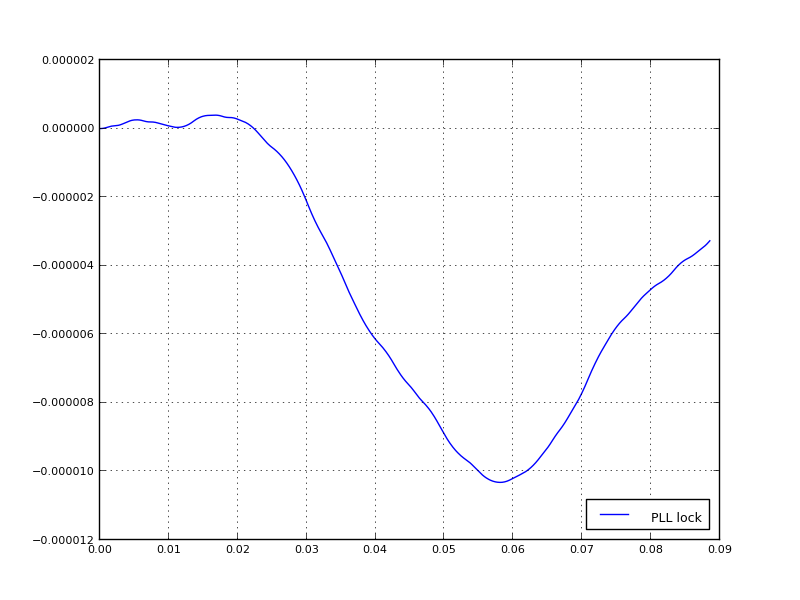

Reproduce this figure in Python.
#!/usr/bin/env python
# -*- coding: utf-8 -*-

from biquad_module import Biquad

from pylab import *

from math import *

import random, re
import wave
import sys
import struct

def ntrp(x,xa,xb,ya,yb):
  return (x-xa) * (yb-ya) / (xb-xa) + ya

sample_rate = 48000.0 # sampling frequency


pll_integral = 0
old_ref = 0
pll_cf = 1450
pll_loop_gain = 0.00003
ref_sig = 0

invsqr2 = 1.0 / sqrt(2.0)

cutoff = .06 # Units Hz

loop_lowpass = Biquad(Biquad.LOWPASS,cutoff,sample_rate,invsqr2)
lock_lowpass = Biquad(Biquad.LOWPASS,cutoff,sample_rate,invsqr2)

cutoff_iq = 960
i_lowpass = Biquad(Biquad.LOWPASS,cutoff_iq,sample_rate,invsqr2)
q_lowpass = Biquad(Biquad.LOWPASS,cutoff_iq,sample_rate,invsqr2)

ta = []
da = []
db = []
di = []
dq = []

noise_level = 0 # +40 db


w = wave.open(sys.argv[1], "rb")
n = 0
while 1:
  t = n / sample_rate

  # BEGIN test signal block
  d = w.readframes(1)
  if not d:
    break
  d = struct.unpack("<h", d)[0]
  test_sig = 2 * float(d + 32768) / 65535 - 1
  #noise = (random.random() * 2 - 1) * noise_level
  #test_sig += noise
  # END test signal block
  
  # BEGIN PLL block
  pll_loop_control = test_sig * ref_sig * pll_loop_gain
  pll_loop_control = loop_lowpass(pll_loop_control)
  pll_integral += pll_loop_control / sample_rate
  ref_sig = sin(2 * pi * pll_cf * (t + pll_integral))
  ref_sig_q = cos(2 * pi * pll_cf * (t + pll_integral))

  quad_ref = (ref_sig-old_ref) * sample_rate / (2 * pi * pll_cf)
  old_ref = ref_sig
  pll_lock = lock_lowpass(-quad_ref * test_sig)
  # END PLL block

  i = test_sig * ref_sig
  q = test_sig * ref_sig_q
  i = i_lowpass(i)
  q = q_lowpass(q)

  di.append(i)
  dq.append(q)
  da.append(ref_sig)
  ta.append(t)
  db.append(pll_lock * 2)

  n += 1


plot(ta, db, label='PLL lock')
#plot(di, dq, label='IQ', marker='o', color='r', ls='')

grid(True)

legend(loc='lower right')
setp(gca().get_legend().get_texts(),fontsize=9)
locs, labels = xticks()
setp(labels,fontsize=8)
locs, labels = yticks()
setp(labels,fontsize=8)

#gcf().set_size_inches(5,3.75)

name = re.sub('.*?(\w+).*','\\1',sys.argv[0])
savefig(name+'.png')

show()
